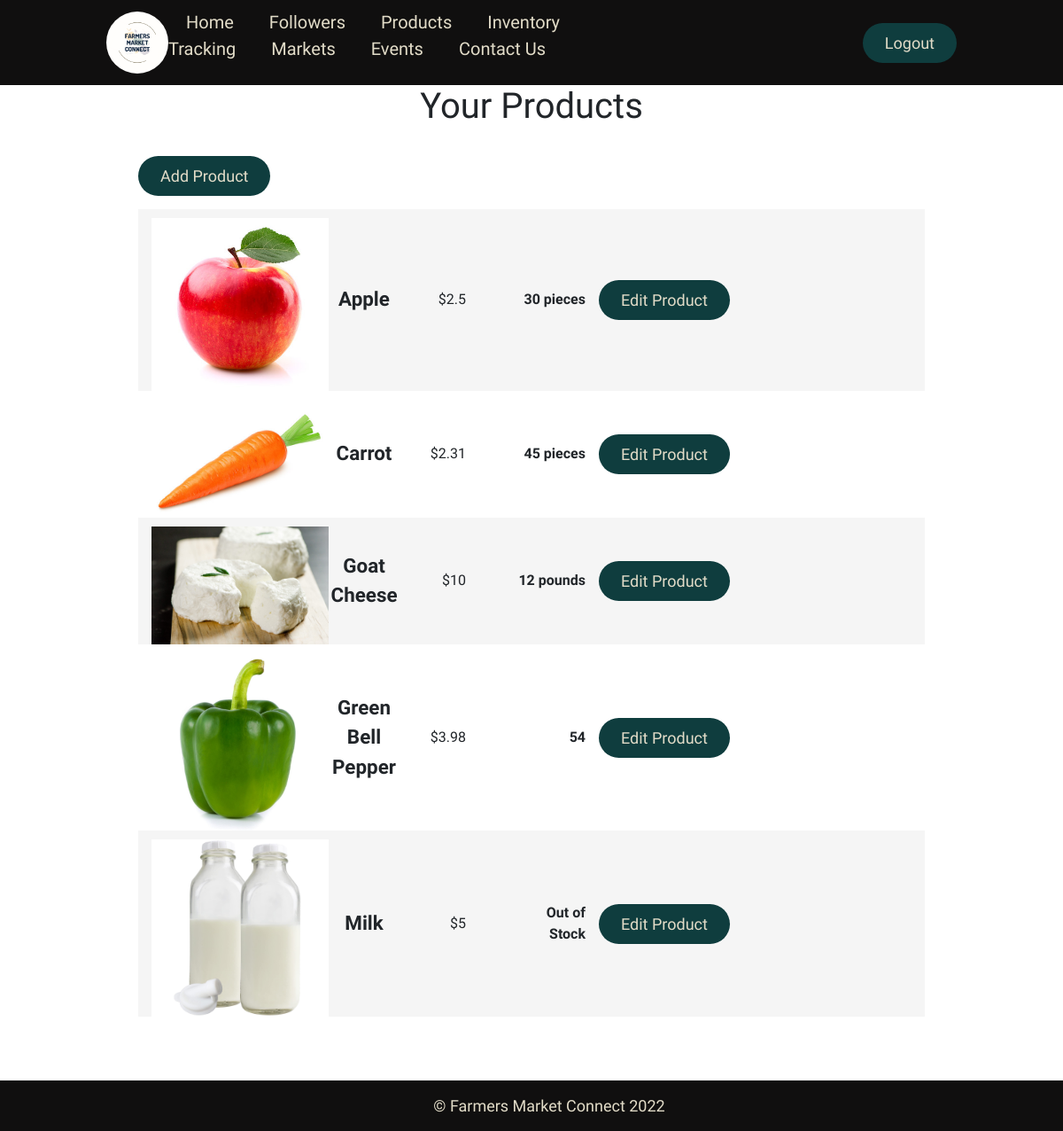
The page /vendor-products.php?id=2001 on the database its author committed.
### tables this page shows
CREATE TABLE IF NOT EXISTS `product` (
  `ProductID` bigint(30) NOT NULL AUTO_INCREMENT,
  `ProductName` varchar(30) NOT NULL,
  `ProductDescription` varchar(1000) NOT NULL,
  `ProductImage` varchar(50) NOT NULL,
  `ProductQuantity` varchar(30) NOT NULL,
  `ProductPrice` float NOT NULL,
  `VendorID` bigint(30) NOT NULL,
  `CategoryID` varchar(1000) NOT NULL,
  PRIMARY KEY (`ProductID`),
  KEY `VendorID_FK1` (`VendorID`),
  KEY `CategoryID_FK2` (`CategoryID`)
);

### vendor-products.php (the view, shortened to what this page needs)
<!DOCTYPE html>
<html lang="en">
<head>
  <link rel="stylesheet" href="https://cdn.jsdelivr.net/npm/bootstrap@4.3.1/dist/css/bootstrap.min.css">
<link rel="stylesheet" type="text/css" href="css/stylesHome.css">
<link rel="stylesheet" type="text/css" href="css/stylesVendor.css">
</head>
<body>
<div class="heading">
  <?php include '/includes/headV.inc.php';  ?>
</div>
<?php
  $conn = mysqli_connect("localhost", "root", "", "fmc");
  $result = mysqli_query($conn, "SELECT * FROM Product WHERE VendorID = $vID ORDER BY ProductName ASC");
  $row_count = mysqli_num_rows($result);
?>
<div class="container">
  <h1 class="pageTitle">Your Products</h1>
  <br>
<table class="prod-tbl">
  <tr>
      <th colspan="14" style="padding-bottom: 15px;">
        <?php echo  "<a href='vendor-add-product.php?id=" . $vID . "'><button type='button' name='button'>Add Product</button></a>"; ?>
      </th>
  </tr>
<?php
if ($row_count > 0) {
  while($row = mysqli_fetch_assoc($result)) {
    echo "<tr>";
    echo "<td class='product-img'><img src='images/productImgs/" . $row['ProductImage'] . ".jpg' width='200px' ></td>";
    echo "<td class='product-name'>" . $row['ProductName'] . "</td>";
    echo "<td class='price-cell'>$" . $row['ProductPrice'] . "</td>";
    echo "<td class='padding-cell'></td>";
    echo "<td class='quantity-cell'>" . $row['ProductQuantity'] . "</td>";
    echo "<td class='padding-cell'></td>";
    echo "<td class='btn-cell'><a href='vendor-edit-product.php?pID=" . $row['ProductID'] . "&id=" . $vID . "'><button type='button' name='editProdBtn'>Edit Product</button></a></td>";
    echo "</tr>";
  }
}
else {
  echo "<tr><td>Add your Products using the button above.</td></tr>";
}
?>
</table>
<br><br><br>
</div>
<?php include "includes/footer.inc.php"; ?>
</body>
</html>

### css/stylesHome.css (style rules this page uses)
* { box-sizing: border-box; margin: 0; padding: 0; font-family: 'Quicksand', sans-serif; }
li, a, button { font-family: 'Quicksand', sans-serif; font-size: 20px; color: #E2DCC8; text-decoration: none; }
button { padding: 9px 25px; background-color: #0F3D3E; font-size: 18px; border: none; border-radius: 50px; cursor: pointer; transition: all 0.3s ease 0s; }

### rows shown on the page
product: ProductImage (picture), ProductName "Apple", ProductPrice "2.5", ProductQuantity "30 pieces"
product: ProductImage (picture), ProductName "Carrot", ProductPrice "2.31", ProductQuantity "45 pieces"
product: ProductImage (picture), ProductName "Goat Cheese", ProductPrice "10", ProductQuantity "12 pounds"
product: ProductImage (picture), ProductName "Green Bell Pepper", ProductPrice "3.98", ProductQuantity "54"
product: ProductImage (picture), ProductName "Milk", ProductPrice "5", ProductQuantity "Out of Stock"
